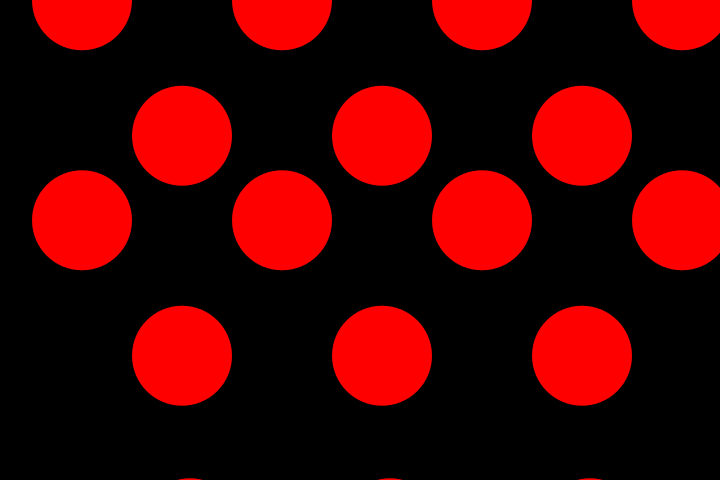
Frame 1 (no input)
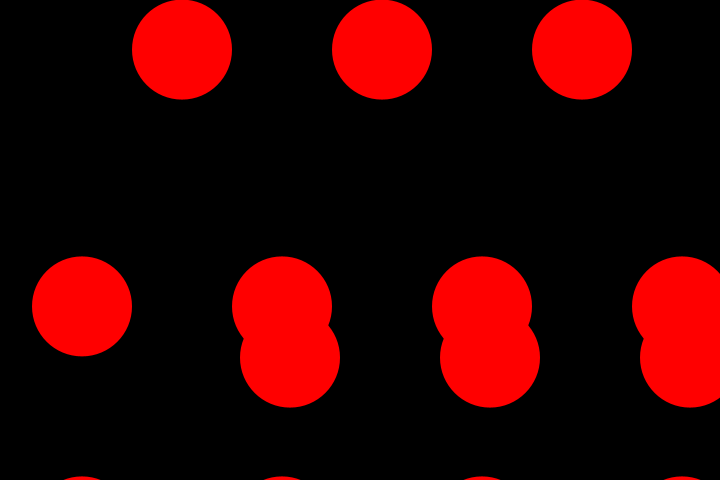
Frame 60 (the mouse pressed at the canvas centre just before this capture)
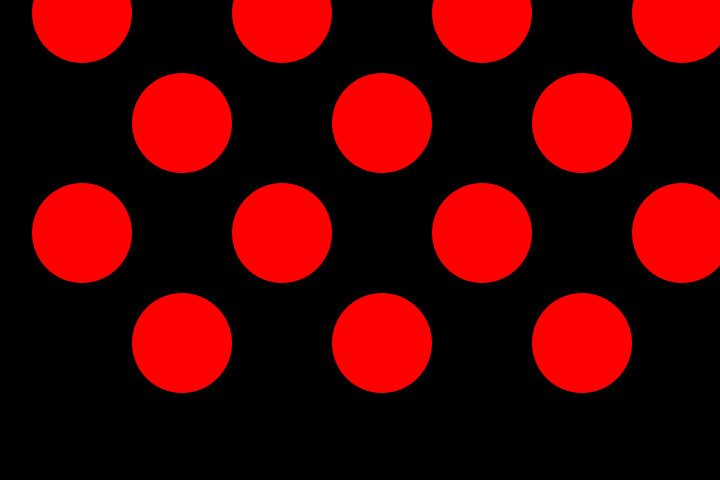
Frame 120 (the mouse held since frame 60 and released just before this capture)

The Processing sketch that drew these frames (run headless with seeded random() and noise(); from frame 60 on, the mouse is pressed at the canvas centre):

// Processing sketch: pattern26
// ── pattern26.pde
void setup() {
  size (720, 480);
  noStroke();
  int x = 200;
int y = 200;
}

void draw() {
  background (0, 0, 0);

  for (int i = 0; i < 60; i++) {
    int x = 10 + (i*50);

    for (int j = 0; j < 10; j++) {


      int y = 10000+ (j*50);
   
    gridElement(x, y);
     }
    //println(i,x):
  }
  println("###");
}
void gridElement(int x, int y) {
  pushMatrix();
  translate(x, y);
  fill(900, 10, 10);
  rect(0, 0, 60, 40);
  popMatrix();
  
  fill (900,10,10);
  float speed = 800000.00;
  // use this to determine speed
  //speed = 100./(mouseX+1);
  //println(speed);
  float delta = sin(frameCount*speed)*250;
  translate(width/10, height/10);
  
  
{
  
  
 
    fill(900,0);
  rect(60,80,width,height);
  fill(900,0,0);
  ellipse(10, sin(frameCount*speed)*240+240, 100, 100);
  ellipse(110, -sin(frameCount*speed)*240+240, 100, 100);
  ellipse(210, sin(frameCount*speed)*240+240, 100, 100);
  ellipse(310, -sin(frameCount*speed)*240+240, 100, 100);
  ellipse(410, sin(frameCount*speed)*240+240, 100, 100);
  ellipse(510, -sin(frameCount*speed)*240+240, 100, 100);
  ellipse(610, sin(frameCount*speed)*240+240, 100, 100);
  ellipse(710, -sin(frameCount*speed)*240+240, 100, 100);
 
  
  
   ellipse(10, sin(frameCount*speed)*240+20, 100, 100);
  ellipse(110, -sin(frameCount*speed)*240+20, 100, 100);
  ellipse(210, sin(frameCount*speed)*240+20, 100, 100);
  ellipse(310, -sin(frameCount*speed)*240+20, 100, 100);
  ellipse(410, sin(frameCount*speed)*240+20, 100, 100);
  ellipse(510, -sin(frameCount*speed)*240+20, 100, 100);
  ellipse(610, sin(frameCount*speed)*240+20, 100, 100);
  ellipse(710, -sin(frameCount*speed)*240+20, 100, 100);
}
    
    fill (900,10,10);
  // use this to determine speed
  //speed = 100./(mouseX+1);
  //println(speed);
  delta = sin(frameCount*speed)*1;
  translate(width/20, height/1);
  circle (90,0,0+delta);
  
    
   
   
  


  
 
  
 
  
  

}
